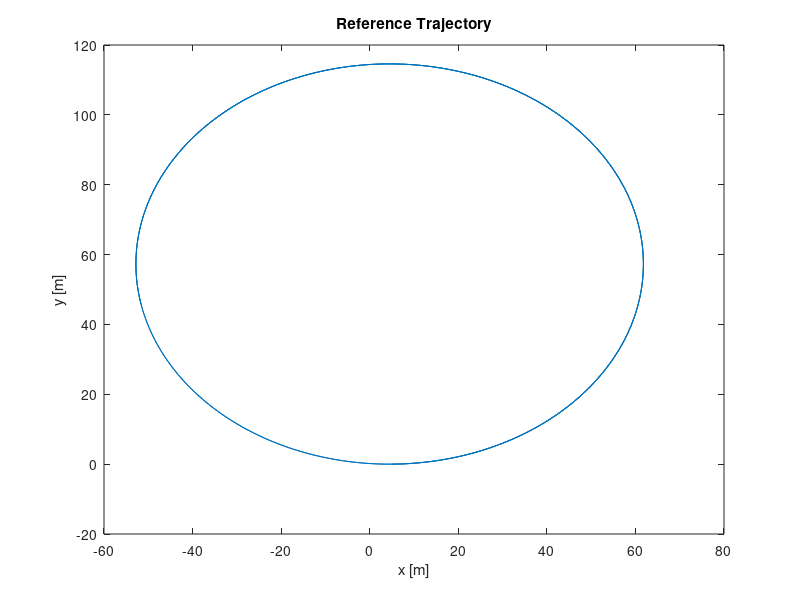

MATLAB code for this plot:
function refTraj = calcRefTraj_circ 

%Calculate circular trajectory for 2D robot

R2D         = 180/pi;

thetaDot    = 10/R2D;
theta       = 0;
dt          = 0.1;
timeTaken   = length(0:dt:100);

R           = 10;

x(1)        = 5;
y(1)        = 0;
psi(1)      = theta;
V(1)        = R;
time(1)     = 0;

for i = 1:timeTaken
    theta           = thetaDot * dt + theta;
    xDot            = R * cos(theta);
    x(i+1)          = x(i) + xDot*dt;
    yDot            = R * sin(theta);
    y(i+1)          = y(i) + yDot*dt;
    psi(i+1)        = theta;
    V(i+1)          = R;
    time(i+1)       = time(i) + dt;
end
plot(x,y)
title('Reference Trajectory')
xlabel('x [m]')
ylabel('y [m]')
refTraj = [time;x;y;psi;V;thetaDot*ones(size(time))]';
